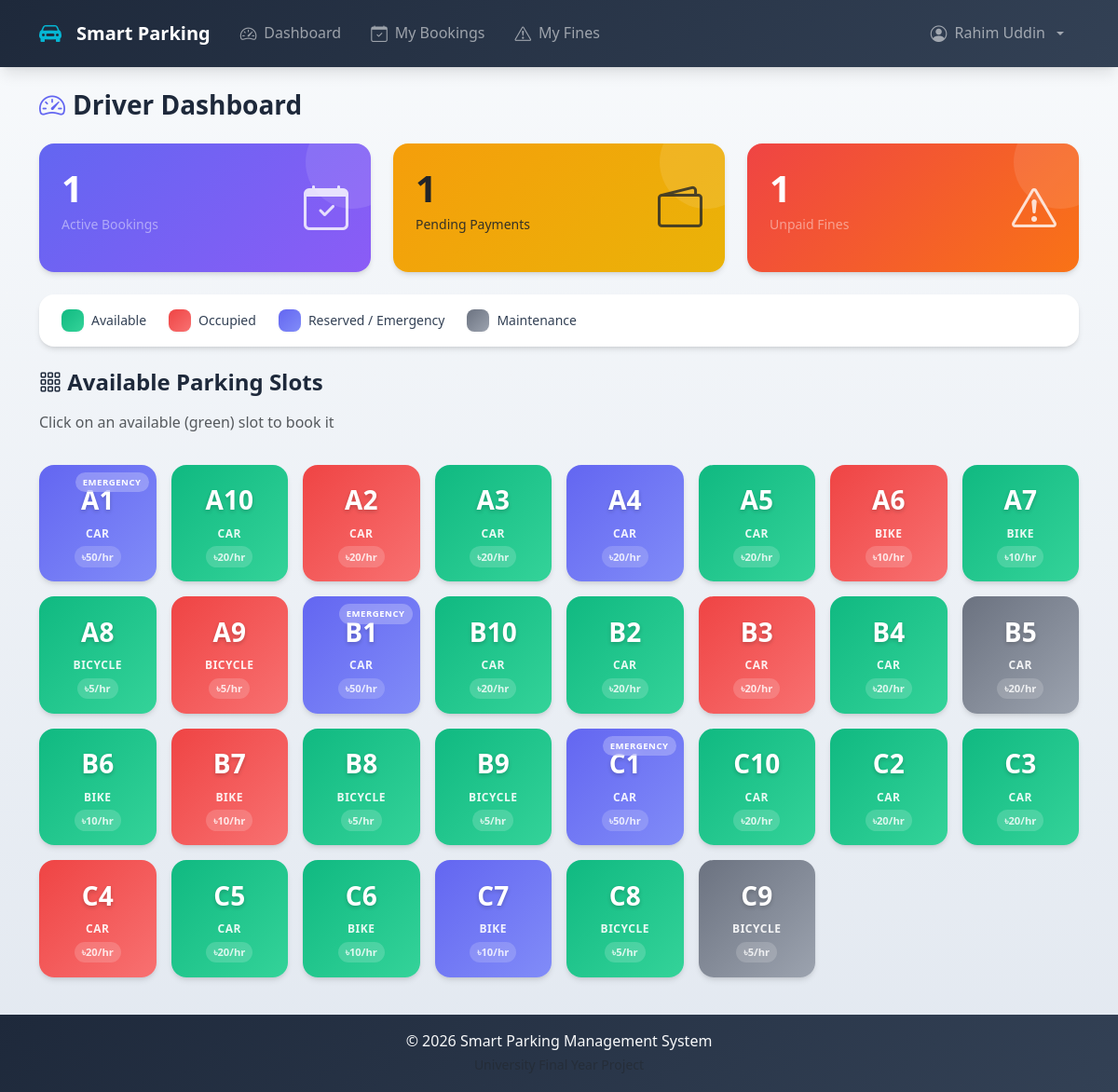
Page /user/dashboard.php (signed in) on the committed database.
### tables this page shows
CREATE TABLE parking_slots (
    id INT AUTO_INCREMENT PRIMARY KEY,
    slot_number VARCHAR(10) UNIQUE NOT NULL,
    type ENUM('car', 'bike', 'bicycle') DEFAULT 'car',
    status ENUM('available', 'occupied', 'reserved', 'maintenance') DEFAULT 'available',
    is_emergency TINYINT(1) DEFAULT 0, 
    price_per_hour DECIMAL(10,2) DEFAULT 20.00
);

### user/dashboard.php (the view, shortened to what this page needs)
<?php
require_once '../includes/dummy_data.php';
$userId = getCurrentUserId();
if (isDummyMode()) {
    $slots = $GLOBALS['dummySlots'];
    $activeBookings = count(array_filter(getDummyUserBookings($userId), fn($b) => $b['status'] === 'active'));
    $pendingPayments = count(array_filter(getDummyUserBookings($userId), fn($b) => $b['payment_status'] === 'pending'));
    $userViolations = getDummyUserViolations($userId);
    $unpaidViolations = count(array_filter($userViolations, fn($v) => $v['status'] === 'unpaid'));
} else {
    require_once '../config/db.php';
    $activeBookingsQuery = $pdo->prepare("SELECT COUNT(*) FROM bookings WHERE user_id = ? AND status = 'active'");
    $activeBookingsQuery->execute([$userId]);
    $activeBookings = $activeBookingsQuery->fetchColumn();
    $pendingPaymentsQuery = $pdo->prepare("
        SELECT COUNT(*) FROM payments p
        JOIN bookings b ON p.booking_id = b.id
        WHERE b.user_id = ? AND p.payment_status = 'pending'
    ");
    $pendingPaymentsQuery->execute([$userId]);
    $pendingPayments = $pendingPaymentsQuery->fetchColumn();
    $unpaidViolationsQuery = $pdo->prepare("
        SELECT COUNT(*) FROM violations v
        JOIN bookings b ON v.booking_id = b.id
        WHERE b.user_id = ? AND v.status = 'unpaid'
    ");
    $unpaidViolationsQuery->execute([$userId]);
    $unpaidViolations = $unpaidViolationsQuery->fetchColumn();
    $slotsQuery = $pdo->query("SELECT * FROM parking_slots ORDER BY slot_number");
    $slots = $slotsQuery->fetchAll();
}
require_once '../includes/header.php';
?>
<h2 class="mb-4"><i class="bi bi-speedometer2"></i> Driver Dashboard</h2>
<div class="row g-4 mb-4">
    <div class="col-md-4">
        <div class="card stat-card bg-primary text-white">
            <div class="card-body d-flex justify-content-between align-items-center">
                <div>
                    <p class="stat-number"><?php echo $activeBookings; ?></p>
                    <p class="stat-label text-white-50">Active Bookings</p>
                </div>
                <i class="bi bi-calendar-check stat-icon"></i>
            </div>
        </div>
    </div>
    <div class="col-md-4">
        <div class="card stat-card bg-warning text-dark">
            <div class="card-body d-flex justify-content-between align-items-center">
                <div>
                    <p class="stat-number"><?php echo $pendingPayments; ?></p>
                    <p class="stat-label">Pending Payments</p>
                </div>
                <i class="bi bi-wallet2 stat-icon"></i>
            </div>
        </div>
    </div>
    <div class="col-md-4">
        <div class="card stat-card bg-danger text-white">
            <div class="card-body d-flex justify-content-between align-items-center">
                <div>
                    <p class="stat-number"><?php echo $unpaidViolations; ?></p>
                    <p class="stat-label text-white-50">Unpaid Fines</p>
                </div>
                <i class="bi bi-exclamation-triangle stat-icon"></i>
            </div>
        </div>
    </div>
</div>
<div class="legend">
    <div class="legend-item">
        <div class="legend-color available"></div>
        <span>Available</span>
    </div>
    <div class="legend-item">
        <div class="legend-color occupied"></div>
        <span>Occupied</span>
    </div>
    <div class="legend-item">
        <div class="legend-color reserved"></div>
        <span>Reserved / Emergency</span>
    </div>
    <div class="legend-item">
        <div class="legend-color maintenance"></div>
        <span>Maintenance</span>
    </div>
</div>
<h4 class="mb-3"><i class="bi bi-grid-3x3-gap"></i> Available Parking Slots</h4>
<p class="text-muted">Click on an available (green) slot to book it</p>
<div class="slot-grid">
    <?php foreach ($slots as $slot): ?>
        <?php
        $statusClass = $slot['status'];
        if ($slot['is_emergency'] && $slot['status'] === 'available') {
            $statusClass = 'emergency';
        }
        $isClickable = ($slot['status'] === 'available' && !$slot['is_emergency']);
        ?>
        <?php if ($isClickable): ?>
            <a href="book.php?slot_id=<?php echo $slot['id']; ?>" class="slot-card <?php echo $statusClass; ?>">
        <?php else: ?>
            <div class="slot-card <?php echo $statusClass; ?>">
        <?php endif; ?>
            <?php if ($slot['is_emergency']): ?>
                <span class="emergency-badge">EMERGENCY</span>
            <?php endif; ?>
            <span class="slot-number"><?php echo htmlspecialchars($slot['slot_number']); ?></span>
            <span class="slot-type"><?php echo ucfirst($slot['type']); ?></span>
            <span class="slot-price">৳<?php echo number_format($slot['price_per_hour'], 0); ?>/hr</span>
        <?php if ($isClickable): ?>
            </a>
        <?php else: ?>
            </div>
        <?php endif; ?>
    <?php endforeach; ?>
</div>
<?php require_once '../includes/footer.php'; ?>

### rows in the picture
parking_slots: is_emergency "EMERGENCY", slot_number "A1", type "CAR", price_per_hour "50"
parking_slots: slot_number "A10", type "CAR", price_per_hour "20"
parking_slots: slot_number "A2", type "CAR", price_per_hour "20"
parking_slots: slot_number "A3", type "CAR", price_per_hour "20"
parking_slots: slot_number "A4", type "CAR", price_per_hour "20"
parking_slots: slot_number "A5", type "CAR", price_per_hour "20"
parking_slots: slot_number "A6", type "BIKE", price_per_hour "10"
parking_slots: slot_number "A7", type "BIKE", price_per_hour "10"
parking_slots: slot_number "A8", type "BICYCLE", price_per_hour "5"
parking_slots: slot_number "A9", type "BICYCLE", price_per_hour "5"
parking_slots: is_emergency "EMERGENCY", slot_number "B1", type "CAR", price_per_hour "50"
parking_slots: slot_number "B10", type "CAR", price_per_hour "20"
parking_slots: slot_number "B2", type "CAR", price_per_hour "20"
parking_slots: slot_number "B3", type "CAR", price_per_hour "20"
parking_slots: slot_number "B4", type "CAR", price_per_hour "20"
parking_slots: slot_number "B5", type "CAR", price_per_hour "20"
parking_slots: slot_number "B6", type "BIKE", price_per_hour "10"
parking_slots: slot_number "B7", type "BIKE", price_per_hour "10"
parking_slots: slot_number "B8", type "BICYCLE", price_per_hour "5"
parking_slots: slot_number "B9", type "BICYCLE", price_per_hour "5"
parking_slots: is_emergency "EMERGENCY", slot_number "C1", type "CAR", price_per_hour "50"
parking_slots: slot_number "C10", type "CAR", price_per_hour "20"
parking_slots: slot_number "C2", type "CAR", price_per_hour "20"
parking_slots: slot_number "C3", type "CAR", price_per_hour "20"
parking_slots: slot_number "C4", type "CAR", price_per_hour "20"
parking_slots: slot_number "C5", type "CAR", price_per_hour "20"
parking_slots: slot_number "C6", type "BIKE", price_per_hour "10"
parking_slots: slot_number "C7", type "BIKE", price_per_hour "10"
parking_slots: slot_number "C8", type "BICYCLE", price_per_hour "5"
parking_slots: slot_number "C9", type "BICYCLE", price_per_hour "5"

### other values in the picture
getCurrentUserName() "Rahim Uddin"
$activeBookings "1"
$pendingPayments "1"
$unpaidViolations "1"
